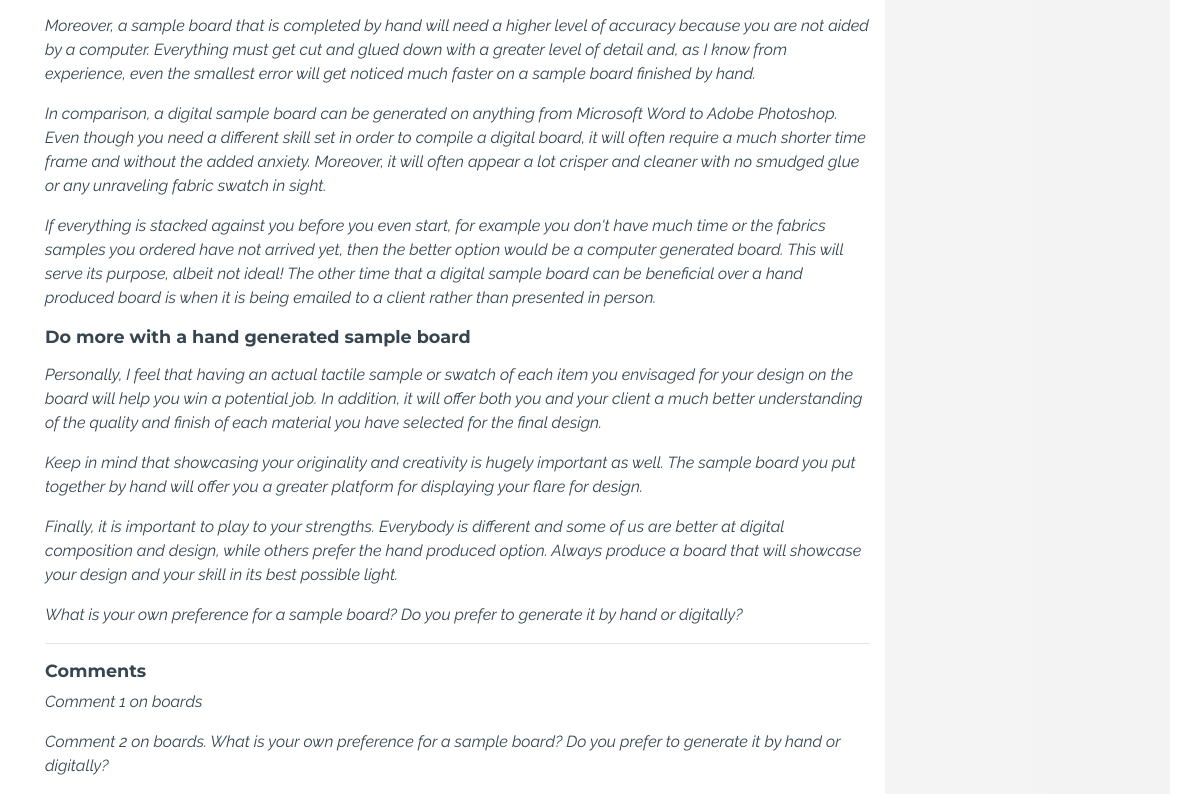
The page /blog/3 (lower part) on the database as committed earlier.
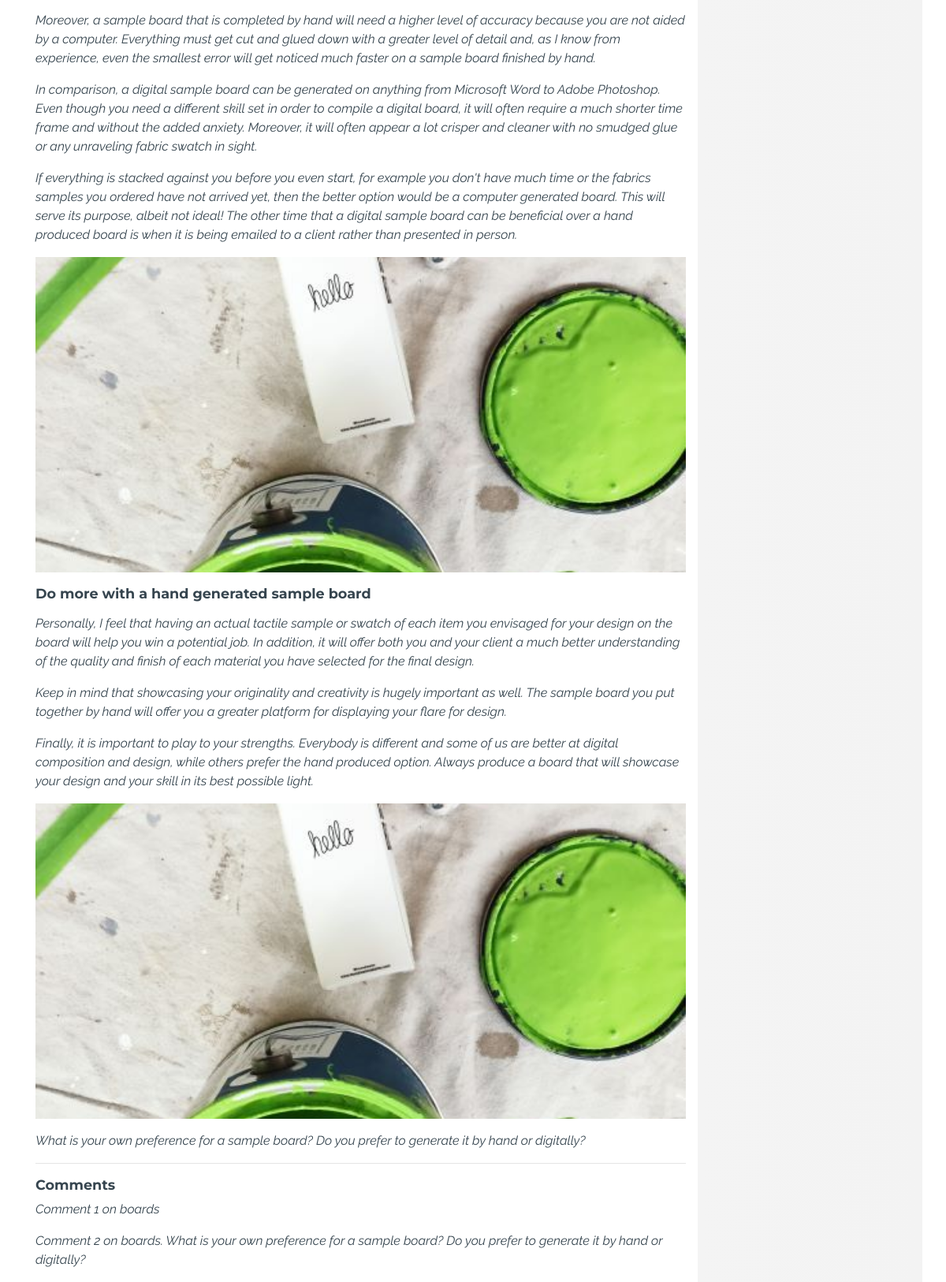
The same page on the database as committed later.
### blog/models.py (models this page shows)
class Section(models.Model):
    blog = models.ForeignKey('Blog', on_delete=models.CASCADE, related_name='sections')
    title = models.CharField(max_length=500, blank=True)
    image = models.ImageField(blank=True)
    content = models.TextField(blank=True)

### blog/views.py (the view)
# urls.py: path('<pk>', views.blog, name='blog'),
def blog(request, pk):
    blog = Blog.objects.get(pk=pk)
    sections = Section.objects.filter(blog=blog)
    comments = Comment.objects.filter(blog=blog)
    context = {'blog': blog, 'sections': sections, 'comments': comments}
    return render(request, 'blog/blog.html', context)

### blog/templates/blog/blog.html (shortened to what this page needs)
{% extends 'base.html' %}
{% load static %}
{% block content%}
{% for section in sections %}
<h2 class="mt-3">{{ section.title }}</h2>
<p>{{ section.content|linebreaks }}</p>
{% if section.image %}
<div class="wrap-img--section">
    <div class="background-img" style="background-image: url({% static 'images/paint.jpg' %})">
    </div>
</div>
{% endif %}
{% endfor %}
<hr>
<h2>Comments</h2>
{% for comment in comments %}
<p>{{comment.content}}</p>
{% endfor %}
{% endblock %}

Rows that differ between the two databases and show on the page:
changed Section (number 1 of 3 on the later page): image empty → "play5.jpg" (drawn); image: picture added
changed Section "Do more with a hand generated sample board": image empty → "play2.jpg" (drawn); image: picture added
